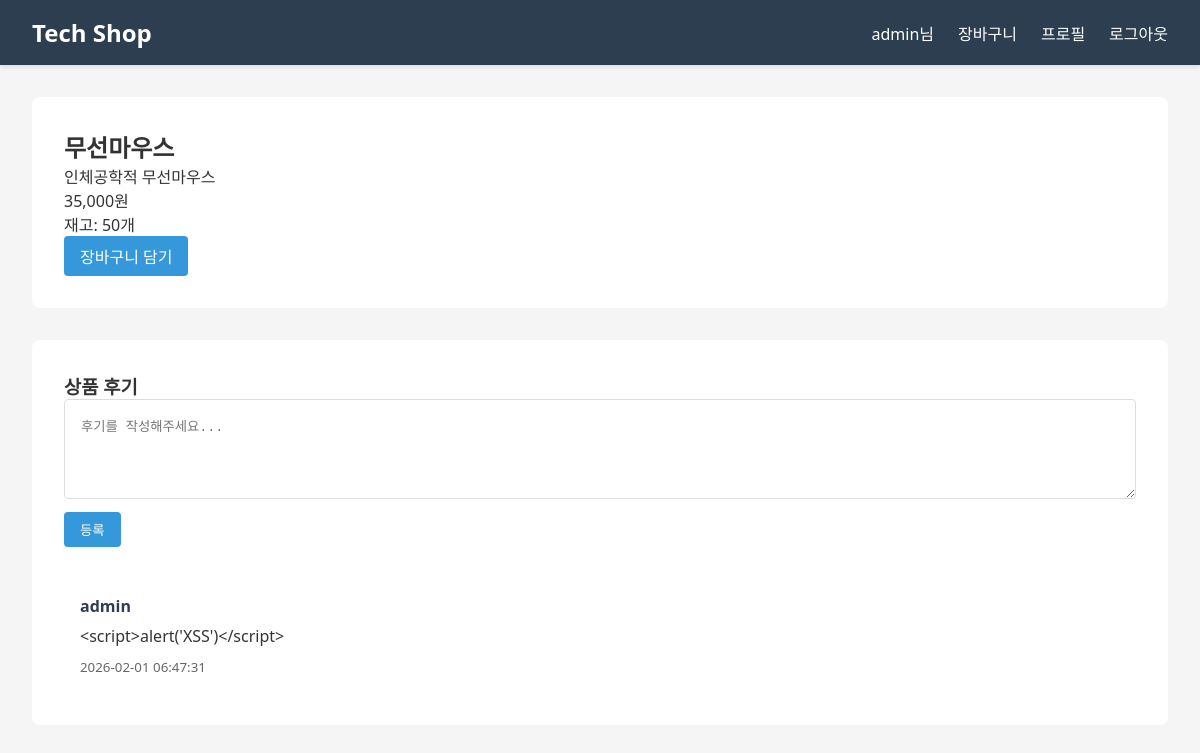
/product/2 (signed in), run on the app's committed database.
### tables this page shows
CREATE TABLE users (
        id INTEGER PRIMARY KEY AUTOINCREMENT,
        username TEXT NOT NULL UNIQUE,
        password TEXT NOT NULL,
        email TEXT,
        profile_image TEXT,
        created_at TIMESTAMP DEFAULT CURRENT_TIMESTAMP
    );

CREATE TABLE products (
        id INTEGER PRIMARY KEY AUTOINCREMENT,
        name TEXT NOT NULL,
        description TEXT,
        price REAL NOT NULL,
        stock INTEGER DEFAULT 0,
        image TEXT
    );

CREATE TABLE comments (
        id INTEGER PRIMARY KEY AUTOINCREMENT,
        product_id INTEGER,
        user_id INTEGER,
        comment TEXT,
        created_at TIMESTAMP DEFAULT CURRENT_TIMESTAMP,
        FOREIGN KEY (product_id) REFERENCES products(id),
        FOREIGN KEY (user_id) REFERENCES users(id)
    );

### app.py (the view)
@app.route('/product/<int:product_id>')
def product(product_id):
    conn = get_db()
    product = conn.execute('SELECT * FROM products WHERE id=?', (product_id,)).fetchone()
    comments = conn.execute('''
        SELECT c.*, u.username FROM comments c
        JOIN users u ON c.user_id = u.id
        WHERE c.product_id=?
    ''', (product_id,)).fetchall()
    conn.close()
    return render_template('product.html', product=product, comments=comments)

### app.py (called while the page is built)
def get_db():
    conn = sqlite3.connect('database.db')
    conn.row_factory = sqlite3.Row
    return conn

@app.after_request
def set_security_headers(response):
    response.headers['X-Frame-Options'] = 'DENY'
    response.headers['X-Content-Type-Options'] = 'nosniff'
    response.headers['Content-Security-Policy'] = "default-src 'self'; style-src 'self' 'unsafe-inline'"
    response.headers['X-XSS-Protection'] = '1; mode=block'
    return response

### templates/product.html (shortened to what this page needs)
<!DOCTYPE html>
<html lang="ko">
<head>
    <link rel="stylesheet" href="{{ url_for('static', filename='css/style.css') }}">
</head>
<body>
    <nav>
        <div class="nav-container">
            <h1><a href="{{ url_for('index') }}">Tech Shop</a></h1>
            <div class="nav-links">
                {% if session.username %}
                    <span>{{ session.username }}님</span>
                    <a href="{{ url_for('cart') }}">장바구니</a>
                    <a href="{{ url_for('profile') }}">프로필</a>
                    <a href="{{ url_for('logout') }}">로그아웃</a>
                {% else %}
                    <a href="{{ url_for('login') }}">로그인</a>
                    <a href="{{ url_for('register') }}">회원가입</a>
                {% endif %}
            </div>
        </div>
    </nav>
    <div class="container">
        <div class="product-detail">
            <h2>{{ product.name }}</h2>
            <p class="description">{{ product.description }}</p>
            <p class="price">{{ "{:,.0f}".format(product.price) }}원</p>
            <p class="stock">재고: {{ product.stock }}개</p>
            <a href="{{ url_for('add_to_cart', product_id=product.id) }}" class="btn btn-primary">장바구니 담기</a>
        </div>
        <div class="comments-section">
            <h3>상품 후기</h3>
            {% if session.user_id %}
            <form method="POST" action="{{ url_for('add_comment', product_id=product.id) }}" class="comment-form">
                <textarea name="comment" placeholder="후기를 작성해주세요..." required></textarea>
                <button type="submit" class="btn btn-primary">등록</button>
            </form>
            {% else %}
            <p><a href="{{ url_for('login') }}">로그인</a>하여 후기를 작성해보세요.</p>
            {% endif %}
            <div class="comments-list">
                {% for comment in comments %}
                <div class="comment">
                    <strong>{{ comment.username }}</strong>
                    <p>{{ comment.comment }}</p>
                    <small>{{ comment.created_at }}</small>
                </div>
                {% endfor %}
            </div>
        </div>
    </div>
</body>
</html>

### static/css/style.css (style rules this page uses)
* { margin: 0; padding: 0; box-sizing: border-box; }
body { font-family: 'Segoe UI', Tahoma, Geneva, Verdana, sans-serif; background-color: #f5f5f5; color: #333; }
nav { background-color: #2c3e50; color: white; padding: 1rem 0; box-shadow: 0 2px 4px rgba(0,0,0,0.1); }
.nav-container { max-width: 1200px; margin: 0 auto; padding: 0 2rem; display: flex; justify-content: space-between; align-items: center; }
nav h1 { font-size: 1.5rem; }
nav h1 a { color: white; text-decoration: none; }
.nav-links { display: flex; gap: 1.5rem; align-items: center; }
.nav-links a { color: white; text-decoration: none; transition: opacity 0.3s; }
.container { max-width: 1200px; margin: 2rem auto; padding: 0 2rem; }
.btn { padding: 0.5rem 1rem; border: none; border-radius: 4px; cursor: pointer; text-decoration: none; display: inline-block; text-align: center; transition: opacity 0.3s; background-color: #95a5a6; color: white; }
.btn-primary { background-color: #3498db; }
.product-detail { background: white; padding: 2rem; border-radius: 8px; margin-bottom: 2rem; }
.comments-section { background: white; padding: 2rem; border-radius: 8px; }
.comment-form { margin-bottom: 2rem; }
.comment-form textarea { width: 100%; padding: 1rem; border: 1px solid #ddd; border-radius: 4px; min-height: 100px; margin-bottom: 0.5rem; }
.comments-list { margin-top: 2rem; }
.comment { padding: 1rem; border-bottom: 1px solid #eee; }
.comment:last-child { border-bottom: none; }
.comment strong { color: #2c3e50; }
.comment p { margin: 0.5rem 0; }
.comment small { color: #666; }

### data on the page
users: username "admin"
products: name "무선마우스", description "인체공학적 무선마우스", price "35,000", stock "50"
comments: username "admin", comment "<script>alert('XSS')</script>", created_at "2026-02-01 06:47:31"
